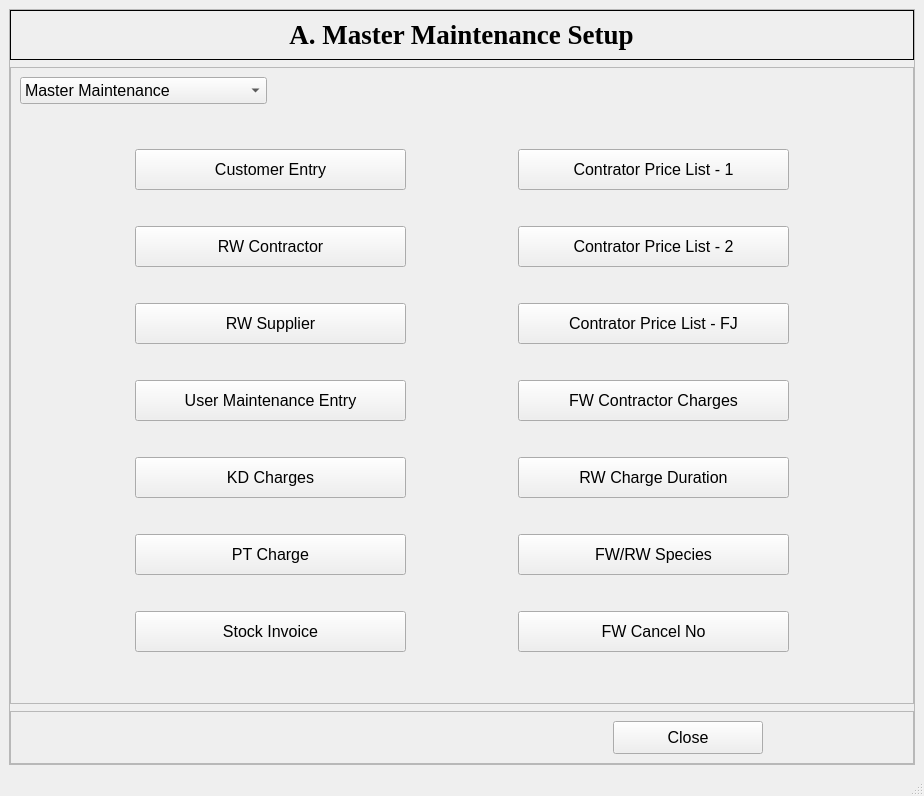
<?xml version="1.0" encoding="UTF-8"?>
<ui version="4.0">
 <class>MainWindow</class>
 <widget class="QMainWindow" name="MainWindow">
  <property name="geometry">
   <rect>
    <x>0</x>
    <y>0</y>
    <width>924</width>
    <height>796</height>
   </rect>
  </property>
  <property name="windowTitle">
   <string>MainWindow</string>
  </property>
  <widget class="QWidget" name="centralwidget">
   <layout class="QVBoxLayout" name="verticalLayout">
    <item>
     <widget class="QFrame" name="frame">
      <property name="frameShape">
       <enum>QFrame::StyledPanel</enum>
      </property>
      <property name="frameShadow">
       <enum>QFrame::Raised</enum>
      </property>
      <layout class="QVBoxLayout" name="verticalLayout_2" stretch="0,0,0">
       <property name="spacing">
        <number>7</number>
       </property>
       <property name="leftMargin">
        <number>0</number>
       </property>
       <property name="topMargin">
        <number>0</number>
       </property>
       <property name="rightMargin">
        <number>0</number>
       </property>
       <property name="bottomMargin">
        <number>0</number>
       </property>
       <item alignment="Qt::AlignTop">
        <widget class="QFrame" name="frame_3">
         <property name="minimumSize">
          <size>
           <width>0</width>
           <height>50</height>
          </size>
         </property>
         <property name="styleSheet">
          <string notr="true">QFrame{
border: 1px solid black;
}</string>
         </property>
         <property name="frameShape">
          <enum>QFrame::StyledPanel</enum>
         </property>
         <property name="frameShadow">
          <enum>QFrame::Raised</enum>
         </property>
         <layout class="QHBoxLayout" name="horizontalLayout">
          <property name="spacing">
           <number>0</number>
          </property>
          <property name="leftMargin">
           <number>0</number>
          </property>
          <property name="topMargin">
           <number>0</number>
          </property>
          <property name="rightMargin">
           <number>0</number>
          </property>
          <property name="bottomMargin">
           <number>0</number>
          </property>
          <item alignment="Qt::AlignHCenter|Qt::AlignVCenter">
           <widget class="QLabel" name="label">
            <property name="font">
             <font>
              <family>Times New Roman</family>
              <pointsize>20</pointsize>
              <weight>75</weight>
              <bold>true</bold>
             </font>
            </property>
            <property name="styleSheet">
             <string notr="true">border: none;</string>
            </property>
            <property name="text">
             <string>A. Master Maintenance Setup</string>
            </property>
            <property name="alignment">
             <set>Qt::AlignCenter</set>
            </property>
           </widget>
          </item>
         </layout>
        </widget>
       </item>
       <item>
        <widget class="QFrame" name="frame_2">
         <property name="minimumSize">
          <size>
           <width>900</width>
           <height>600</height>
          </size>
         </property>
         <property name="font">
          <font>
           <pointsize>12</pointsize>
          </font>
         </property>
         <property name="frameShape">
          <enum>QFrame::StyledPanel</enum>
         </property>
         <property name="frameShadow">
          <enum>QFrame::Raised</enum>
         </property>
         <layout class="QVBoxLayout" name="verticalLayout_3">
          <item alignment="Qt::AlignLeft">
           <widget class="QComboBox" name="dropBox">
            <item>
             <property name="text">
              <string>Master Maintenance</string>
             </property>
            </item>
            <item>
             <property name="text">
              <string>Wood Service Maintenance</string>
             </property>
            </item>
            <item>
             <property name="text">
              <string>Export Exchange Maintenance</string>
             </property>
            </item>
            <item>
             <property name="text">
              <string>Manufacturing Maintenance</string>
             </property>
            </item>
           </widget>
          </item>
          <item>
           <widget class="QStackedWidget" name="stackedWidget">
            <property name="currentIndex">
             <number>0</number>
            </property>
            <widget class="QWidget" name="page">
             <layout class="QGridLayout" name="gridLayout_2">
              <item row="0" column="0">
               <widget class="QPushButton" name="customerEntryBtn">
                <property name="minimumSize">
                 <size>
                  <width>271</width>
                  <height>41</height>
                 </size>
                </property>
                <property name="maximumSize">
                 <size>
                  <width>271</width>
                  <height>41</height>
                 </size>
                </property>
                <property name="text">
                 <string>Customer Entry</string>
                </property>
               </widget>
              </item>
              <item row="0" column="1">
               <widget class="QPushButton" name="contPriceOneBtn">
                <property name="minimumSize">
                 <size>
                  <width>271</width>
                  <height>41</height>
                 </size>
                </property>
                <property name="maximumSize">
                 <size>
                  <width>271</width>
                  <height>41</height>
                 </size>
                </property>
                <property name="text">
                 <string>Contrator Price List - 1</string>
                </property>
               </widget>
              </item>
              <item row="1" column="0">
               <widget class="QPushButton" name="rwContBtn">
                <property name="minimumSize">
                 <size>
                  <width>271</width>
                  <height>41</height>
                 </size>
                </property>
                <property name="maximumSize">
                 <size>
                  <width>271</width>
                  <height>41</height>
                 </size>
                </property>
                <property name="text">
                 <string>RW Contractor</string>
                </property>
               </widget>
              </item>
              <item row="1" column="1">
               <widget class="QPushButton" name="contPriceTwoBtn">
                <property name="minimumSize">
                 <size>
                  <width>271</width>
                  <height>41</height>
                 </size>
                </property>
                <property name="maximumSize">
                 <size>
                  <width>271</width>
                  <height>41</height>
                 </size>
                </property>
                <property name="text">
                 <string>Contrator Price List - 2</string>
                </property>
               </widget>
              </item>
              <item row="2" column="0">
               <widget class="QPushButton" name="rwSupplierBtn">
                <property name="minimumSize">
                 <size>
                  <width>271</width>
                  <height>41</height>
                 </size>
                </property>
                <property name="maximumSize">
                 <size>
                  <width>271</width>
                  <height>41</height>
                 </size>
                </property>
                <property name="text">
                 <string>RW Supplier</string>
                </property>
               </widget>
              </item>
              <item row="2" column="1">
               <widget class="QPushButton" name="contPriceFJBtn">
                <property name="minimumSize">
                 <size>
                  <width>271</width>
                  <height>41</height>
                 </size>
                </property>
                <property name="maximumSize">
                 <size>
                  <width>271</width>
                  <height>41</height>
                 </size>
                </property>
                <property name="text">
                 <string>Contrator Price List - FJ</string>
                </property>
               </widget>
              </item>
              <item row="3" column="0">
               <widget class="QPushButton" name="userMaintenanceBtn">
                <property name="minimumSize">
                 <size>
                  <width>271</width>
                  <height>41</height>
                 </size>
                </property>
                <property name="maximumSize">
                 <size>
                  <width>271</width>
                  <height>41</height>
                 </size>
                </property>
                <property name="text">
                 <string>User Maintenance Entry</string>
                </property>
               </widget>
              </item>
              <item row="3" column="1">
               <widget class="QPushButton" name="fwContChargeBtn">
                <property name="minimumSize">
                 <size>
                  <width>271</width>
                  <height>41</height>
                 </size>
                </property>
                <property name="maximumSize">
                 <size>
                  <width>271</width>
                  <height>41</height>
                 </size>
                </property>
                <property name="text">
                 <string>FW Contractor Charges</string>
                </property>
               </widget>
              </item>
              <item row="4" column="0">
               <widget class="QPushButton" name="kdChargeBtn">
                <property name="minimumSize">
                 <size>
                  <width>271</width>
                  <height>41</height>
                 </size>
                </property>
                <property name="maximumSize">
                 <size>
                  <width>271</width>
                  <height>41</height>
                 </size>
                </property>
                <property name="text">
                 <string>KD Charges</string>
                </property>
               </widget>
              </item>
              <item row="4" column="1">
               <widget class="QPushButton" name="rwChargeDurationBtn">
                <property name="minimumSize">
                 <size>
                  <width>271</width>
                  <height>41</height>
                 </size>
                </property>
                <property name="maximumSize">
                 <size>
                  <width>271</width>
                  <height>41</height>
                 </size>
                </property>
                <property name="text">
                 <string>RW Charge Duration</string>
                </property>
               </widget>
              </item>
              <item row="5" column="0">
               <widget class="QPushButton" name="ptChargeBtn">
                <property name="minimumSize">
                 <size>
                  <width>271</width>
                  <height>41</height>
                 </size>
                </property>
                <property name="maximumSize">
                 <size>
                  <width>271</width>
                  <height>41</height>
                 </size>
                </property>
                <property name="text">
                 <string>PT Charge</string>
                </property>
               </widget>
              </item>
              <item row="5" column="1">
               <widget class="QPushButton" name="fwrwSpeciesBtn">
                <property name="minimumSize">
                 <size>
                  <width>271</width>
                  <height>41</height>
                 </size>
                </property>
                <property name="maximumSize">
                 <size>
                  <width>271</width>
                  <height>41</height>
                 </size>
                </property>
                <property name="text">
                 <string>FW/RW Species</string>
                </property>
               </widget>
              </item>
              <item row="6" column="0">
               <widget class="QPushButton" name="stockInvoiceBtn">
                <property name="minimumSize">
                 <size>
                  <width>271</width>
                  <height>41</height>
                 </size>
                </property>
                <property name="maximumSize">
                 <size>
                  <width>271</width>
                  <height>41</height>
                 </size>
                </property>
                <property name="text">
                 <string>Stock Invoice</string>
                </property>
               </widget>
              </item>
              <item row="6" column="1">
               <widget class="QPushButton" name="fwCancelNo">
                <property name="minimumSize">
                 <size>
                  <width>271</width>
                  <height>41</height>
                 </size>
                </property>
                <property name="maximumSize">
                 <size>
                  <width>271</width>
                  <height>41</height>
                 </size>
                </property>
                <property name="text">
                 <string>FW Cancel No</string>
                </property>
               </widget>
              </item>
             </layout>
            </widget>
            <widget class="QWidget" name="page_2">
             <layout class="QHBoxLayout" name="horizontalLayout_3">
              <item>
               <widget class="QGroupBox" name="groupBox">
                <property name="maximumSize">
                 <size>
                  <width>341</width>
                  <height>371</height>
                 </size>
                </property>
                <property name="font">
                 <font>
                  <pointsize>12</pointsize>
                  <weight>50</weight>
                  <bold>false</bold>
                 </font>
                </property>
                <property name="styleSheet">
                 <string notr="true">QGroupBox{
border: 3px double black;
font-size: 12pt;
}
QPushButton {
font-size: 12pt;
}</string>
                </property>
                <property name="title">
                 <string>Forest Wood Service Maintenance</string>
                </property>
                <layout class="QVBoxLayout" name="verticalLayout_4">
                 <property name="leftMargin">
                  <number>30</number>
                 </property>
                 <property name="topMargin">
                  <number>50</number>
                 </property>
                 <property name="bottomMargin">
                  <number>11</number>
                 </property>
                 <item>
                  <widget class="QPushButton" name="pushButton_16">
                   <property name="minimumSize">
                    <size>
                     <width>271</width>
                     <height>41</height>
                    </size>
                   </property>
                   <property name="maximumSize">
                    <size>
                     <width>271</width>
                     <height>41</height>
                    </size>
                   </property>
                   <property name="font">
                    <font>
                     <pointsize>12</pointsize>
                    </font>
                   </property>
                   <property name="text">
                    <string>Invoice No Maintenance</string>
                   </property>
                  </widget>
                 </item>
                 <item>
                  <widget class="QPushButton" name="pushButton_17">
                   <property name="minimumSize">
                    <size>
                     <width>271</width>
                     <height>41</height>
                    </size>
                   </property>
                   <property name="maximumSize">
                    <size>
                     <width>271</width>
                     <height>41</height>
                    </size>
                   </property>
                   <property name="font">
                    <font>
                     <pointsize>12</pointsize>
                    </font>
                   </property>
                   <property name="text">
                    <string>FW DO No</string>
                   </property>
                  </widget>
                 </item>
                 <item>
                  <widget class="QPushButton" name="pushButton_18">
                   <property name="minimumSize">
                    <size>
                     <width>271</width>
                     <height>41</height>
                    </size>
                   </property>
                   <property name="maximumSize">
                    <size>
                     <width>271</width>
                     <height>41</height>
                    </size>
                   </property>
                   <property name="font">
                    <font>
                     <pointsize>12</pointsize>
                    </font>
                   </property>
                   <property name="text">
                    <string>Lorry Transport Charge</string>
                   </property>
                  </widget>
                 </item>
                 <item>
                  <widget class="QPushButton" name="pushButton_19">
                   <property name="minimumSize">
                    <size>
                     <width>271</width>
                     <height>41</height>
                    </size>
                   </property>
                   <property name="maximumSize">
                    <size>
                     <width>271</width>
                     <height>41</height>
                    </size>
                   </property>
                   <property name="font">
                    <font>
                     <pointsize>12</pointsize>
                    </font>
                   </property>
                   <property name="text">
                    <string>Convective M3/Ton</string>
                   </property>
                  </widget>
                 </item>
                </layout>
               </widget>
              </item>
              <item>
               <widget class="QGroupBox" name="groupBox_2">
                <property name="maximumSize">
                 <size>
                  <width>341</width>
                  <height>371</height>
                 </size>
                </property>
                <property name="font">
                 <font>
                  <pointsize>12</pointsize>
                 </font>
                </property>
                <property name="styleSheet">
                 <string notr="true">QGroupBox{
border: 3px double black;
font-size: 12pt;
}
QPushButton {
font-size: 12pt;
}</string>
                </property>
                <property name="title">
                 <string>Rubber Wood Service Maintenance</string>
                </property>
                <layout class="QVBoxLayout" name="verticalLayout_5">
                 <property name="leftMargin">
                  <number>30</number>
                 </property>
                 <property name="topMargin">
                  <number>50</number>
                 </property>
                 <item>
                  <widget class="QPushButton" name="pushButton_20">
                   <property name="minimumSize">
                    <size>
                     <width>271</width>
                     <height>41</height>
                    </size>
                   </property>
                   <property name="maximumSize">
                    <size>
                     <width>271</width>
                     <height>41</height>
                    </size>
                   </property>
                   <property name="text">
                    <string>Finger Joint KD Charge</string>
                   </property>
                  </widget>
                 </item>
                 <item>
                  <widget class="QPushButton" name="pushButton_22">
                   <property name="minimumSize">
                    <size>
                     <width>271</width>
                     <height>41</height>
                    </size>
                   </property>
                   <property name="maximumSize">
                    <size>
                     <width>271</width>
                     <height>41</height>
                    </size>
                   </property>
                   <property name="text">
                    <string>RW DO NO</string>
                   </property>
                  </widget>
                 </item>
                 <item>
                  <widget class="QPushButton" name="pushButton_21">
                   <property name="minimumSize">
                    <size>
                     <width>271</width>
                     <height>41</height>
                    </size>
                   </property>
                   <property name="maximumSize">
                    <size>
                     <width>271</width>
                     <height>41</height>
                    </size>
                   </property>
                   <property name="text">
                    <string>KD Handling Charges</string>
                   </property>
                  </widget>
                 </item>
                 <item>
                  <widget class="QPushButton" name="pushButton_23">
                   <property name="minimumSize">
                    <size>
                     <width>271</width>
                     <height>41</height>
                    </size>
                   </property>
                   <property name="maximumSize">
                    <size>
                     <width>271</width>
                     <height>41</height>
                    </size>
                   </property>
                   <property name="text">
                    <string>Container Loading Charges</string>
                   </property>
                  </widget>
                 </item>
                </layout>
               </widget>
              </item>
             </layout>
            </widget>
            <widget class="QWidget" name="page_3">
             <layout class="QHBoxLayout" name="horizontalLayout_4">
              <item>
               <widget class="QPushButton" name="pushButton_25">
                <property name="minimumSize">
                 <size>
                  <width>271</width>
                  <height>41</height>
                 </size>
                </property>
                <property name="maximumSize">
                 <size>
                  <width>271</width>
                  <height>41</height>
                 </size>
                </property>
                <property name="text">
                 <string>Freight Charges</string>
                </property>
               </widget>
              </item>
              <item>
               <widget class="QPushButton" name="pushButton_24">
                <property name="minimumSize">
                 <size>
                  <width>271</width>
                  <height>41</height>
                 </size>
                </property>
                <property name="maximumSize">
                 <size>
                  <width>271</width>
                  <height>41</height>
                 </size>
                </property>
                <property name="text">
                 <string>Charges by Size</string>
                </property>
               </widget>
              </item>
             </layout>
            </widget>
            <widget class="QWidget" name="page_4">
             <layout class="QGridLayout" name="gridLayout">
              <item row="0" column="0">
               <widget class="QPushButton" name="pushButton_26">
                <property name="minimumSize">
                 <size>
                  <width>271</width>
                  <height>41</height>
                 </size>
                </property>
                <property name="maximumSize">
                 <size>
                  <width>271</width>
                  <height>41</height>
                 </size>
                </property>
                <property name="text">
                 <string>Ripping Charges</string>
                </property>
               </widget>
              </item>
              <item row="0" column="1">
               <widget class="QPushButton" name="pushButton_32">
                <property name="minimumSize">
                 <size>
                  <width>271</width>
                  <height>41</height>
                 </size>
                </property>
                <property name="maximumSize">
                 <size>
                  <width>271</width>
                  <height>41</height>
                 </size>
                </property>
                <property name="text">
                 <string>E4E Charges</string>
                </property>
               </widget>
              </item>
              <item row="1" column="0">
               <widget class="QPushButton" name="pushButton_27">
                <property name="minimumSize">
                 <size>
                  <width>271</width>
                  <height>41</height>
                 </size>
                </property>
                <property name="maximumSize">
                 <size>
                  <width>271</width>
                  <height>41</height>
                 </size>
                </property>
                <property name="text">
                 <string>S2S Charges</string>
                </property>
               </widget>
              </item>
              <item row="1" column="1">
               <widget class="QPushButton" name="pushButton_33">
                <property name="minimumSize">
                 <size>
                  <width>271</width>
                  <height>41</height>
                 </size>
                </property>
                <property name="maximumSize">
                 <size>
                  <width>271</width>
                  <height>41</height>
                 </size>
                </property>
                <property name="text">
                 <string>Goods Charges</string>
                </property>
               </widget>
              </item>
              <item row="2" column="0">
               <widget class="QPushButton" name="pushButton_28">
                <property name="minimumSize">
                 <size>
                  <width>271</width>
                  <height>41</height>
                 </size>
                </property>
                <property name="maximumSize">
                 <size>
                  <width>271</width>
                  <height>41</height>
                 </size>
                </property>
                <property name="text">
                 <string>S4S Charges</string>
                </property>
               </widget>
              </item>
              <item row="2" column="1">
               <widget class="QPushButton" name="pushButton_34">
                <property name="minimumSize">
                 <size>
                  <width>271</width>
                  <height>41</height>
                 </size>
                </property>
                <property name="maximumSize">
                 <size>
                  <width>271</width>
                  <height>41</height>
                 </size>
                </property>
                <property name="text">
                 <string>DO No Manufacturing</string>
                </property>
               </widget>
              </item>
              <item row="3" column="0">
               <widget class="QPushButton" name="pushButton_30">
                <property name="minimumSize">
                 <size>
                  <width>271</width>
                  <height>41</height>
                 </size>
                </property>
                <property name="maximumSize">
                 <size>
                  <width>271</width>
                  <height>41</height>
                 </size>
                </property>
                <property name="text">
                 <string>Lamination Charges</string>
                </property>
               </widget>
              </item>
              <item row="3" column="1">
               <widget class="QPushButton" name="pushButton_35">
                <property name="minimumSize">
                 <size>
                  <width>271</width>
                  <height>41</height>
                 </size>
                </property>
                <property name="maximumSize">
                 <size>
                  <width>271</width>
                  <height>41</height>
                 </size>
                </property>
                <property name="text">
                 <string>Pallet Charges</string>
                </property>
               </widget>
              </item>
              <item row="4" column="0">
               <widget class="QPushButton" name="pushButton_29">
                <property name="minimumSize">
                 <size>
                  <width>271</width>
                  <height>41</height>
                 </size>
                </property>
                <property name="maximumSize">
                 <size>
                  <width>271</width>
                  <height>41</height>
                 </size>
                </property>
                <property name="text">
                 <string>Finger Joint Charges</string>
                </property>
               </widget>
              </item>
              <item row="4" column="1">
               <widget class="QPushButton" name="pushButton_36">
                <property name="minimumSize">
                 <size>
                  <width>271</width>
                  <height>41</height>
                 </size>
                </property>
                <property name="maximumSize">
                 <size>
                  <width>271</width>
                  <height>41</height>
                 </size>
                </property>
                <property name="text">
                 <string>Cross Cut No</string>
                </property>
               </widget>
              </item>
              <item row="5" column="0">
               <widget class="QPushButton" name="pushButton_31">
                <property name="minimumSize">
                 <size>
                  <width>271</width>
                  <height>41</height>
                 </size>
                </property>
                <property name="maximumSize">
                 <size>
                  <width>271</width>
                  <height>41</height>
                 </size>
                </property>
                <property name="font">
                 <font>
                  <weight>50</weight>
                  <bold>false</bold>
                 </font>
                </property>
                <property name="text">
                 <string>T and G Charges</string>
                </property>
               </widget>
              </item>
              <item row="5" column="1">
               <widget class="QPushButton" name="pushButton_37">
                <property name="minimumSize">
                 <size>
                  <width>271</width>
                  <height>41</height>
                 </size>
                </property>
                <property name="maximumSize">
                 <size>
                  <width>271</width>
                  <height>41</height>
                 </size>
                </property>
                <property name="text">
                 <string>Invoice No</string>
                </property>
               </widget>
              </item>
             </layout>
            </widget>
           </widget>
          </item>
         </layout>
        </widget>
       </item>
       <item>
        <widget class="QFrame" name="frame_4">
         <property name="frameShape">
          <enum>QFrame::StyledPanel</enum>
         </property>
         <property name="frameShadow">
          <enum>QFrame::Raised</enum>
         </property>
         <layout class="QHBoxLayout" name="horizontalLayout_2">
          <property name="rightMargin">
           <number>150</number>
          </property>
          <item alignment="Qt::AlignRight">
           <widget class="QPushButton" name="closeButton">
            <property name="minimumSize">
             <size>
              <width>150</width>
              <height>33</height>
             </size>
            </property>
            <property name="maximumSize">
             <size>
              <width>150</width>
              <height>33</height>
             </size>
            </property>
            <property name="font">
             <font>
              <pointsize>12</pointsize>
             </font>
            </property>
            <property name="text">
             <string>Close</string>
            </property>
           </widget>
          </item>
         </layout>
        </widget>
       </item>
      </layout>
     </widget>
    </item>
   </layout>
  </widget>
  <widget class="QMenuBar" name="menubar">
   <property name="geometry">
    <rect>
     <x>0</x>
     <y>0</y>
     <width>924</width>
     <height>26</height>
    </rect>
   </property>
  </widget>
  <widget class="QStatusBar" name="statusbar"/>
 </widget>
 <resources/>
 <connections/>
</ui>
